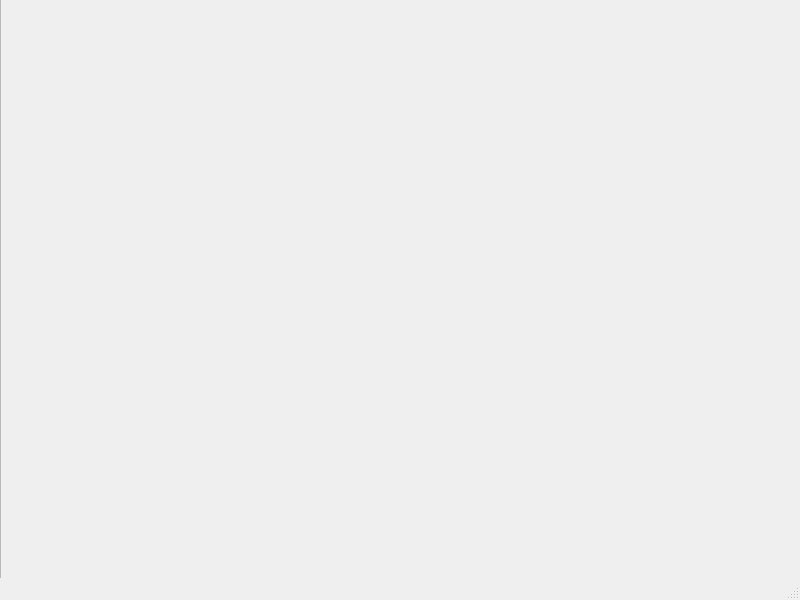
<?xml version="1.0" encoding="UTF-8"?>
<ui version="4.0">
 <class>MainWindow</class>
 <widget class="QMainWindow" name="MainWindow">
  <property name="geometry">
   <rect>
    <x>0</x>
    <y>0</y>
    <width>800</width>
    <height>600</height>
   </rect>
  </property>
  <property name="windowTitle">
   <string>MainWindow</string>
  </property>
  <widget class="QWidget" name="centralwidget">
   <widget class="QFrame" name="frame">
    <property name="geometry">
     <rect>
      <x>0</x>
      <y>-1</y>
      <width>801</width>
      <height>601</height>
     </rect>
    </property>
    <property name="frameShape">
     <enum>QFrame::StyledPanel</enum>
    </property>
    <property name="frameShadow">
     <enum>QFrame::Raised</enum>
    </property>
    <widget class="QLabel" name="Apagada">
     <property name="geometry">
      <rect>
       <x>60</x>
       <y>100</y>
       <width>681</width>
       <height>431</height>
      </rect>
     </property>
     <property name="text">
      <string/>
     </property>
     <property name="pixmap">
      <pixmap>../../../../imagenes/black-television-illustration-black-television-vector-free-png.png</pixmap>
     </property>
     <property name="scaledContents">
      <bool>true</bool>
     </property>
    </widget>
    <widget class="QLabel" name="Encendida">
     <property name="geometry">
      <rect>
       <x>20</x>
       <y>30</y>
       <width>761</width>
       <height>521</height>
      </rect>
     </property>
     <property name="styleSheet">
      <string notr="true">background-color: rgba(0, 0, 0, 0);
</string>
     </property>
     <property name="text">
      <string/>
     </property>
     <property name="pixmap">
      <pixmap>../../../../imagenes/Full-HD-LED-TV-PNG-Transparent-HD-Photo.png</pixmap>
     </property>
     <property name="scaledContents">
      <bool>true</bool>
     </property>
    </widget>
   </widget>
  </widget>
  <widget class="QStatusBar" name="statusbar"/>
 </widget>
 <resources/>
 <connections/>
</ui>
